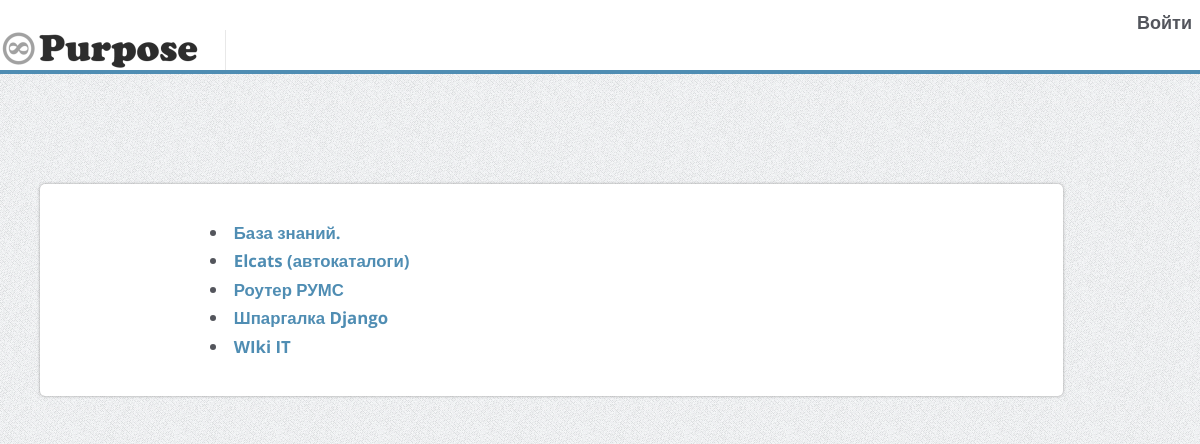
The page /sites/menu/ on the database its author committed.
### sites/models.py (models this page shows, shortened)
class add_links(models.Model):
    title = models.CharField('Название', max_length=30)
    link = models.CharField('Ссылка', max_length=250)
    class Meta:
        verbose_name = 'Ссылка'
        verbose_name_plural = 'Ссылки'

### sites/views.py (the view)
# urls.py: path('menu/', menu, name='menu'),
def menu(request):
    links = add_links.objects.all()
    return render(request, 'sites/menu.html',{"links": links})

### sites/templates/sites/menu.html (shortened to what this page needs)
{% extends 'sites/base.html' %}
{% block content %}
<div class="section">
	    	<div class="container">
				<div class="row">
					<div class="col-md-11">
						<div class="service-wrapper">
						{% for link in links %}
							<div class="center_txt">
							<h3><li class="active">
								<a href="{{ link.link }}">{{ link.title }} </a>
							</li></h3>
							</div>
						{% endfor %}
						</div>
					</div>
				</div>
			</div>
		</div>
{% endblock %}

### static/css/main.css (style rules this page uses)
body { background: url(../img/page-background.png); }
.section { padding: 30px 0; -webkit-transform: translateZ(0); -moz-transform: translateZ(0); -o-transform: translateZ(0); -ms-transform: translateZ(0); transform: translateZ(0); }
.section .container:first-child h1, .section .container:first-child h2, .section .container:first-child h3 { margin-top: 0; font-weight: 700; }
body { font-family: Arial, Helvetica, sans-serif; font-size: 14px; line-height: 20px; color: #535b60; }
h3 { font-family: 'Open Sans', sans-serif; color: #53555c; font-size: 1.5em; }
a { color: #4f8db3; }
.service-wrapper { background: #FFFF; margin: 20px 10px; text-align: center; padding: 30px 20px; -webkit-border-radius: 5px; -webkit-background-clip: padding-box; -moz-border-radius: 5px; -moz-background-clip: padding; border-radius: 5px; background-clip: padding-box; -webkit-box-shadow: 0 0 3px #999; -moz-box-shadow: 0 0 3px #999; box-shadow: 0 0 3px #999; color: 0 0 3px #999; }
.service-wrapper h3 { font-size: 1.2em; margin: 10px 0 !important; }
.center_txt { text-align : center; }

### sites/templates/sites/menu.html (style rules this page uses)
.center_txt { text-align : left; text-indent : 150px ; }

### rows shown on the page
add_links: title "База знаний."
add_links: title "Elcats (автокаталоги)"
add_links: title "Роутер РУМС"
add_links: title "Шпаргалка Django"
add_links: title "WIki IT"
